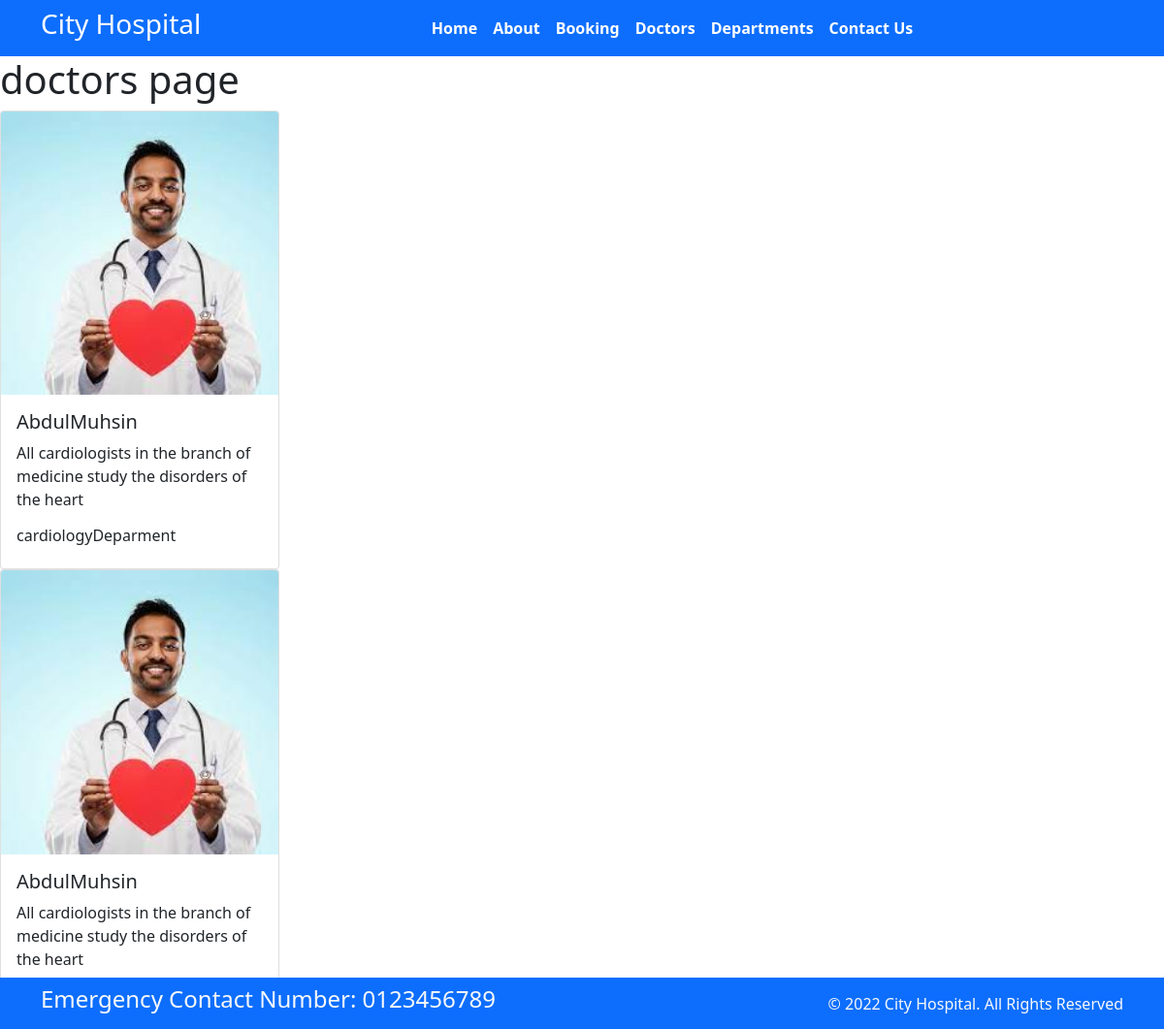
/dc, run on the app's committed database.
### flipkartapp/models.py (models this page shows, shortened)
class Doctors(models.Model):
    doc_name=models.CharField(max_length=225)
    doc_spec=models.CharField(max_length=225)
    dep_name=models.ForeignKey(Department,on_delete=models.CASCADE)
    doc_image=models.ImageField(upload_to='doctors')

class Department(models.Model):
    dep_name=models.CharField(max_length=255)
    dep_description=models.TextField(max_length=255)
    def __str__(self):
        return self.dep_name

### flipkartapp/views.py (the view)
# urls.py: path("dc",views.doctors,name="doctors")
def doctors(request):
    doct_dep={
        'doc'  :Doctors.objects.all()
    }
    return render(request, 'doctor.html',doct_dep)

### template/doctor.html (shortened to what this page needs)
<!DOCTYPE html>
{% extends "blocks.html" %}
    {% block content %}
    <h1>doctors page</h1>
    {% for d in doc%}
    <div class="card" style="width: 18rem;">
        <img class="card-img-top" src="{{d.doc_image.url}}" alt="Card image cap">
        <div class="card-body">
          <h5 class="card-title">{{d.doc_name}}</h5>
          <p class="card-text">{{d.doc_spec}}</p>
          <h6>{{d.dep_name}}Deparment</h6>
        </div>
      </div>
      {%endfor%}
    {% endblock %}

### template/blocks.html (shortened to what this page needs)
<!DOCTYPE html>
{% load static %}
<html>
  <head>
    <link rel="stylesheet"
      href=" https://cdn.jsdelivr.net/npm/bootstrap@5.1.3/dist/css/bootstrap.min.css ">
    <link rel="stylesheet"
      href="https://use.fontawesome.com/releases/v5.2.0/css/all.css">
      <link rel="stylesheet"
      href="{% static '/css/style.css' %}">
  </head>
  <body>
    <nav class="navbar bg-primary navbar-expand-md ">
      <div class="container">
        <div class="col-2 text-left pl-md-0">
          <h3 class="text-white"> City Hospital </h3>
        </div>
        <div
          class="collapse navbar-collapse justify-content-center col-md-8 navbar-collapse-3">
          <ul class="navbar-nav justify-content-center  fw-bold">
            <li class="nav-item active">
              <a class="nav-link text-white" href="{% url "index" %}">Home </a>
            </li>
            <li class="nav-item">
              <a class="nav-link text-white" href="{% url "about" %}">About</a>
            </li>
            <li class="nav-item">
              <a class="nav-link text-white" href="{% url 'booking' %}">Booking</a>
            </li>
            <li class="nav-item">
              <a class="nav-link text-white" href="{% url 'doctors' %}">Doctors</a>
            </li>
			 <li class="nav-item">
              <a class="nav-link text-white" href="{% url 'department' %}">Departments</a>
            </li>
            <li class="nav-item">
              <a class="nav-link text-white" href="{% url 'contact' %}">Contact Us</a>
            </li>
          </ul>
        </div>
      </div>
    </nav>
    {% block content %}{% endblock %}
    <section class="fixed-bottom">
      <footer class="pt-2 pb-2  bg-primary text-light">
        <div class="container">
          <div class="row align-items-center">
            <div class="col-12 col-md-8">
              <h4>Emergency Contact Number: 0123456789</h4>
            </div>
            <div class="col-12 col-md-4 mt-4 mt-md-0 text-center text-md-end">
              © 2022 City Hospital. All Rights Reserved
            </div>
          </div>
        </div>
      </footer>
    </section>
  </body>
</html>

### data on the page
Doctors: doc_image (picture), doc_name "AbdulMuhsin", doc_spec "All cardiologists in the branch of medicine study the disorders of the heart", dep_name "cardiology"
Doctors: doc_image (picture), doc_name "AbdulMuhsin", doc_spec "All cardiologists in the branch of medicine study the disorders of the heart"
